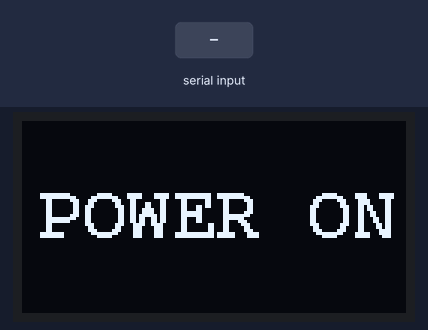
The sketch below on a simulated Arduino Uno, built with avr-gcc and run on an emulated ATmega328P. Shown: 128×64 one-colour display. The test bench sets the inputs (shaded band). What the sketch prints to the serial monitor is not drawn.

Above: at 2.2 s.
2.3 s: "1\n" received over Serial
At 6.1 s:
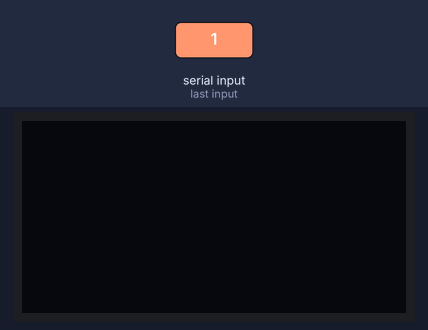
6.2 s: "0\n" received over Serial
At 7.8 s:
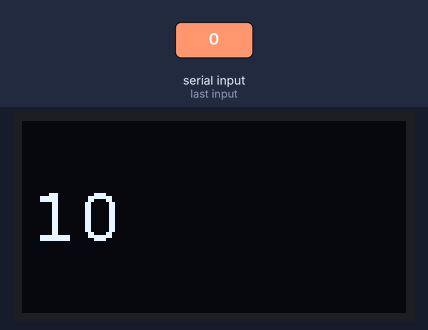
8.8 s: "2\n" received over Serial
At 10.5 s:
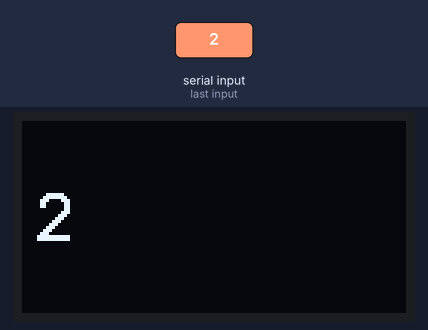
Timing chart, 0 to 12.0 s (numbered marks = the images above; inputs shaded):
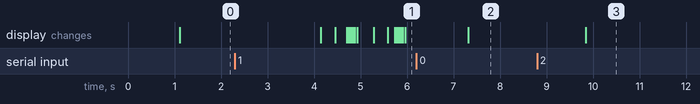

The sketch:

pcPanel.ino
```cpp
#include <U8g2lib.h>
#include <Arduino.h>
#include <Wire.h>

U8G2_SH1106_128X64_NONAME_F_HW_I2C u8g2(U8G2_R0, U8X8_PIN_NONE);

int displayWidth;
int displayHeight;

String timeTxt;

void setup(void) {
  Serial.begin(9600);
  u8g2.begin();
  u8g2.enableUTF8Print();
  u8g2.setFont(u8g2_font_courB18_tf); // 15px
  u8g2.setDrawColor(1);
  displayWidth = u8g2.getDisplayWidth();
  displayHeight = u8g2.getDisplayHeight();
//  u8g2.setFontDirection(0);
  u8g2.clearDisplay();
  u8g2.setCursor((displayWidth/2)-(u8g2.getStrWidth("00:00:00")/2), (displayHeight/2)+7);
  delay(1000);
}

void loop(void) {
  u8g2.clearBuffer();
  u8g2.setCursor((displayWidth/2)-(u8g2.getStrWidth("POWER ON")/2), (displayHeight/2)+7);
  u8g2.setDrawColor(1);
  u8g2.print("POWER ON");
  u8g2.sendBuffer();
  delay(2000);
  u8g2.clearBuffer();
  delay(1000);
  for (float x=0; x<displayHeight*2; x++) {
//    u8g2.clearBuffer();
    Serial.println("circleee");
    u8g2.drawDisc(displayWidth/2, displayHeight/2, x, U8G2_DRAW_ALL);
    u8g2.sendBuffer();
    x+=x*0.1;
  }
  u8g2.setDrawColor(0);
  for (float x=0; x<displayHeight*2; x++) {
//    u8g2.clearBuffer();
    Serial.println("circleee");
    u8g2.drawDisc(displayWidth/2, displayHeight/2, x, U8G2_DRAW_ALL);
    u8g2.sendBuffer();
    x+=x*0.1;
  }
  u8g2.clearBuffer();
  u8g2.setDrawColor(1);
  delay(100);
  u8g2.setCursor(4, 40);
  while (true) {
    while (Serial.available()==0) { delay(10); }
    u8g2.clearBuffer();
    u8g2.print(Serial.readStringUntil('\r'));
    u8g2.sendBuffer();
    u8g2.setCursor(4, 40);
    delay(500);
  }
}
```

Measured:
- after the input at 6.2 s, the display: changes after 1.1 s (image 2)
- after the input at 8.8 s, the display: changes after 1.0 s (image 3)
